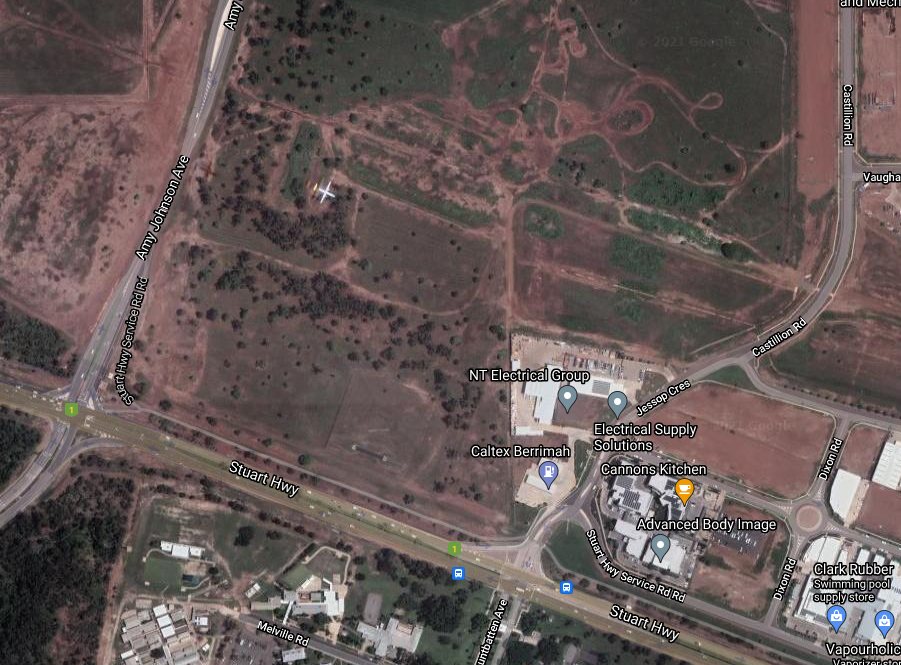
#> input picture map6.PNG, 901 x 665 px
$ python imageProcessing_ver10.py   (older library calls are emulated)
#> lines starting #> are read from the running program, lines starting #| are printed output that depends on the picture
import cv2
import numpy as np
from skimage.transform import hough_line, hough_line_peaks
import matplotlib.pyplot as plt


height = 224
width = 224
min_line_length = 100
max_line_gap = 10

img = cv2.imread('map6.PNG', cv2.CV_8UC1)
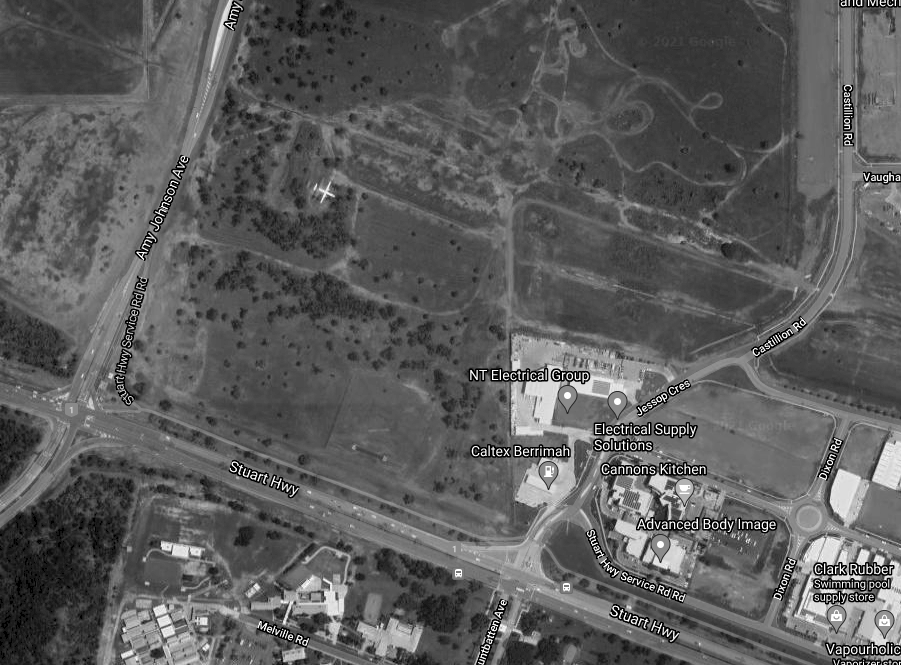
#> img: shape (665, 901); min 0, max 255, mean 92

resized_img = cv2.resize(img, (height, width))
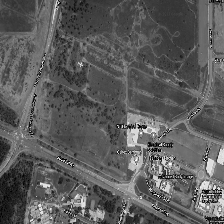
#> resized_img: shape (224, 224); min 0, max 255, mean 91.9
img_copy = resized_img.copy()
edges = cv2.Canny(resized_img, threshold1 = 50, threshold2 = 150)
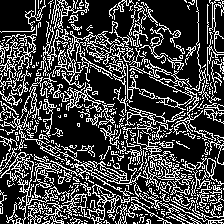
#> edges: shape (224, 224); 26.5% white in thin lines or dots
lines = cv2.HoughLinesP(edges, rho = 1, theta = np.pi / 180, threshold = 100, minLineLength = min_line_length, maxLineGap = max_line_gap)
#> lines = 19 rows, first 6: [44, 52, 214, 222], [29, 31, 221, 223], [20, 31, 210, 221], [25, 31, 214, 220], [51, 50, 221, 220], [5, 31, 197, 223]
for line in lines:
    for x1, y1, x2, y2 in line:
            hough_lines_img = cv2.line(resized_img ,(x1,y1),(x2,y2),color = (0,255,0), thickness = 2)
#> this loop made 19 passes
#> line on passes 1 to 12: [[44, 52, 214, 222]], [[29, 31, 221, 223]], [[20, 31, 210, 221]], [[25, 31, 214, 220]], [[51, 50, 221, 220]], [[5, 31, 197, 223]], [[68, 90, 201, 223]], [[70, 89, 199, 218]], [[6, 36, 178, 208]], [[15, 31, 202, 218]], [[117, 98, 218, 199]], [[110, 104, 222, 216]]
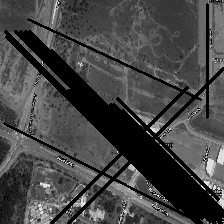
#> resized_img: shape (224, 224); min 0, max 252, mean 69.7
plt.figure(figsize=(15, 8))
#plt.subplot(1, 2, 1).set_title('Original Image', fontsize = font_size); plt.axis('off')
#plt.imshow(cv2.cvtColor(img_copy, cv2.COLOR_BGR2RGB))
#plt.subplot(1, 2, 2).set_title('After Hough Line Transformation', fontsize = font_size); plt.axis('off')
plt.imshow(cv2.cvtColor(hough_lines_img, cv2.COLOR_BGR2RGB))
plt.show()

$ run again, with Map2.png copied over map6.PNG
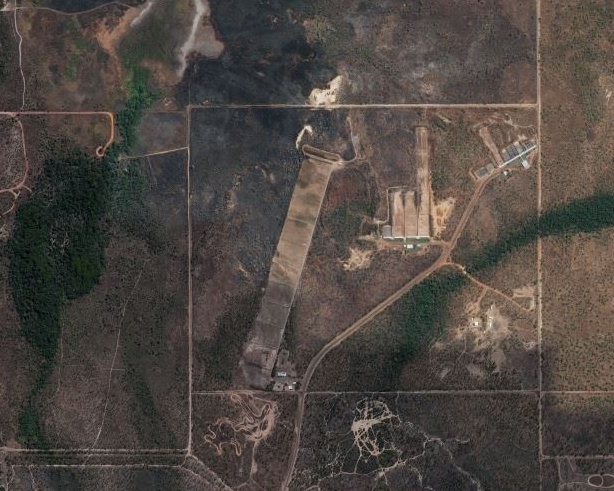
#> input picture Map2.png, 614 x 491 px
#> `edges = cv2.Canny(resized_img, threshold1 = 50, threshold2 = 150)`:
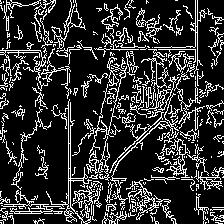
#> edges: shape (224, 224); 19.2% white in thin lines or dots
#> lines = [[197, 197, 197, 0], [70, 221, 70, 89], [195, 159, 195, 0], [68, 221, 68, 89], [45, 49, 194, 49], [87, 223, 129, 42]]
#> the loop `for line in lines:` made 6 passes
#> after the loop `for line in lines:`:
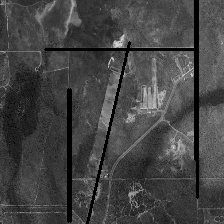
#> resized_img: shape (224, 224); min 0, max 226, mean 68.3

$ run again, with map3.PNG copied over map6.PNG
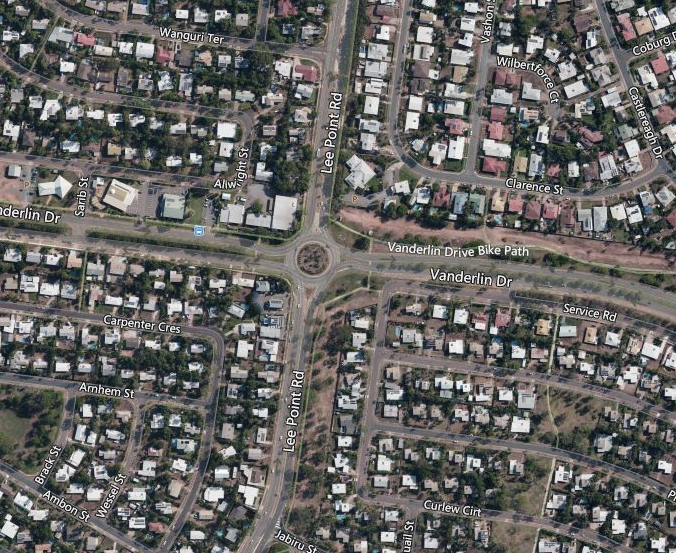
#> input picture map3.PNG, 676 x 553 px
#> `edges = cv2.Canny(resized_img, threshold1 = 50, threshold2 = 150)`:
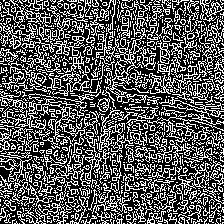
#> edges: shape (224, 224); 35.1% white in thin lines or dots
#> lines = 68 rows, first 6: [6, 217, 115, 108], [12, 221, 220, 13], [2, 7, 218, 223], [0, 220, 220, 0], [2, 21, 204, 223], [14, 223, 223, 14]
#> the loop `for line in lines:` made 68 passes
#> after the loop `for line in lines:`:
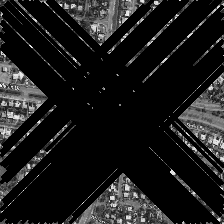
#> resized_img: shape (224, 224); min 0, max 248, mean 26.3
